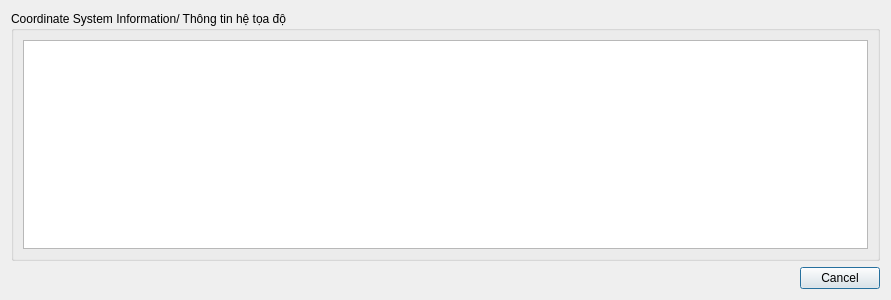
<?xml version="1.0" encoding="UTF-8"?>
<ui version="4.0">
 <class>checkcoordinatesysDialogBase</class>
 <widget class="QDialog" name="checkcoordinatesysDialogBase">
  <property name="geometry">
   <rect>
    <x>0</x>
    <y>0</y>
    <width>891</width>
    <height>300</height>
   </rect>
  </property>
  <property name="windowTitle">
   <string>Check Coordinate System Information - GFD V.01</string>
  </property>
  <layout class="QVBoxLayout" name="verticalLayout">
   <item>
    <widget class="QGroupBox" name="groupBox">
     <property name="enabled">
      <bool>true</bool>
     </property>
     <property name="title">
      <string>Coordinate System Information/ Thông tin hệ tọa độ</string>
     </property>
     <layout class="QHBoxLayout" name="horizontalLayout">
      <item>
       <widget class="QListWidget" name="listWidget_check"/>
      </item>
     </layout>
    </widget>
   </item>
   <item>
    <widget class="QDialogButtonBox" name="button_box">
     <property name="orientation">
      <enum>Qt::Horizontal</enum>
     </property>
     <property name="standardButtons">
      <set>QDialogButtonBox::Cancel</set>
     </property>
    </widget>
   </item>
  </layout>
 </widget>
 <resources/>
 <connections>
  <connection>
   <sender>button_box</sender>
   <signal>accepted()</signal>
   <receiver>checkcoordinatesysDialogBase</receiver>
   <slot>accept()</slot>
   <hints>
    <hint type="sourcelabel">
     <x>20</x>
     <y>20</y>
    </hint>
    <hint type="destinationlabel">
     <x>20</x>
     <y>20</y>
    </hint>
   </hints>
  </connection>
  <connection>
   <sender>button_box</sender>
   <signal>rejected()</signal>
   <receiver>checkcoordinatesysDialogBase</receiver>
   <slot>reject()</slot>
   <hints>
    <hint type="sourcelabel">
     <x>20</x>
     <y>20</y>
    </hint>
    <hint type="destinationlabel">
     <x>20</x>
     <y>20</y>
    </hint>
   </hints>
  </connection>
 </connections>
</ui>
